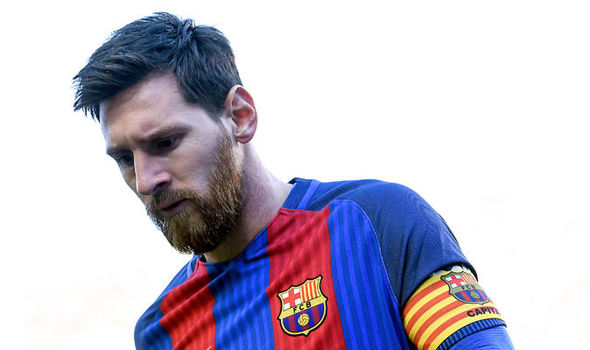
#> input picture messi.jpg, 590 x 350 px, found by its file name
$ python binary_images.py
#> lines starting #> are read from the running program, lines starting #| are printed output that depends on the picture; after the words box and inside, x2 and y2 are one past the last pixel; in counts of white or black regions, pixels touching at a corner belong together
import cv2 as cv

# ejercicio 1
# Generar una imagen binaria normal y otra invertida sobre la cámara, controlando el umbral con una barra deslizante
# maximo valor del slider
alpha_slider_max = 100

# muestra una imagen binaria normal y controla umbral con trackbar
def binary(val):
#> called with val = 0
    image = cv.imread('../static/images/messi.jpg')
#> image is the input picture: shape (350, 590, 3); mean B, G, R 205.6, 190.3, 195.1
    gray = cv.cvtColor(image, cv.COLOR_BGR2GRAY)
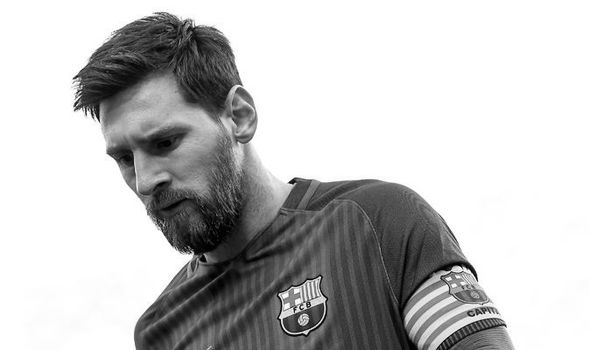
#> gray: shape (350, 590); min 0, max 255, mean 193.5
    ret1, thresh1 = cv.threshold(gray, val, 255, cv.THRESH_BINARY)
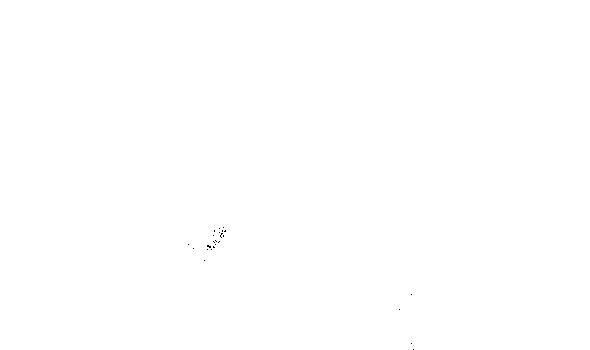
#> thresh1: shape (350, 590); 100% white; black in thin lines or dots, all inside (x1, y1, x2, y2) = (188, 227, 414, 350)
#> ret1 = 0
    cv.imshow("Binary", thresh1)

# muestra una imagen binaria invertida y controla umbral con trackbar
def binary_inv(val):
#> called with val = 0
    image = cv.imread('../static/images/messi.jpg')
    gray = cv.cvtColor(image, cv.COLOR_BGR2GRAY)
    ret2, thresh2 = cv.threshold(gray, val, 255, cv.THRESH_BINARY_INV)
#> ret2 = 0
    cv.imshow("BinaryInv", thresh2)

# crea el trackbar y lo asocia a la imagen Binary
cv.namedWindow('Binary')
cv.createTrackbar('Trackbar', 'Binary', 0, alpha_slider_max, binary)

# crea el trackbar y lo asocia a la imagen BinaryInv
cv.namedWindow('BinaryInv')
cv.createTrackbar('Trackbar', 'BinaryInv', 0, alpha_slider_max, binary_inv)

# Show some stuff
binary(0)
binary_inv(0)
# Wait until user press some key
cv.waitKey()
